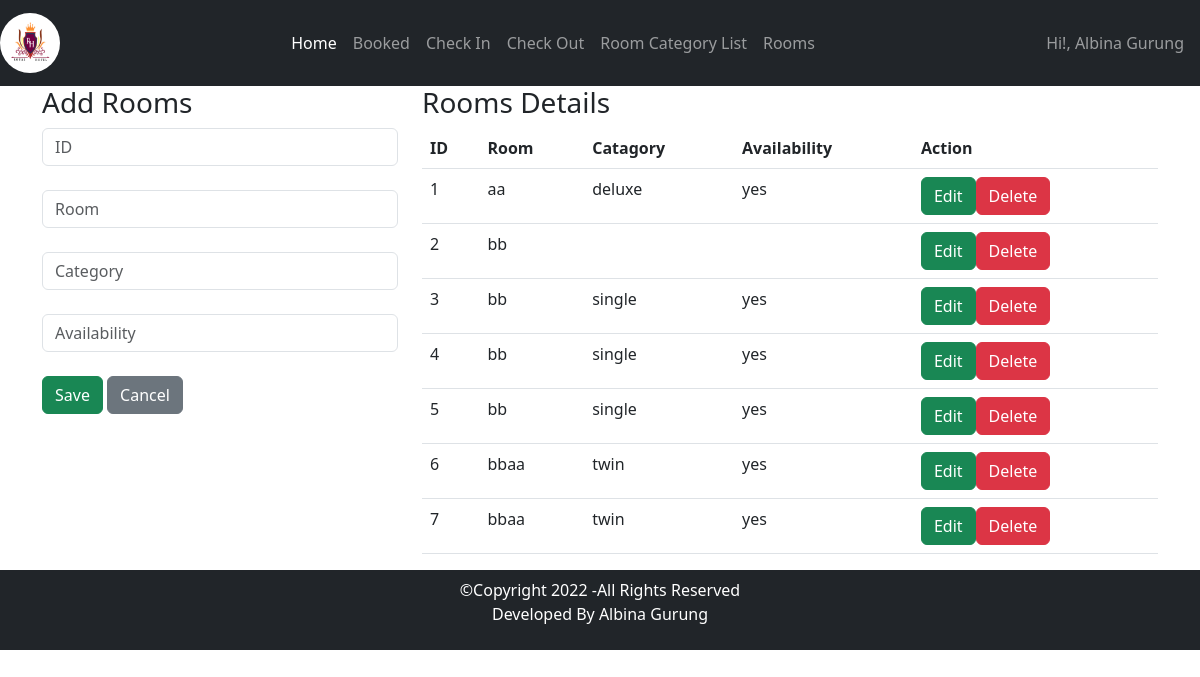
The page /Administrator/AdminDashboard/Rooms.php (signed in) on the database as committed earlier.
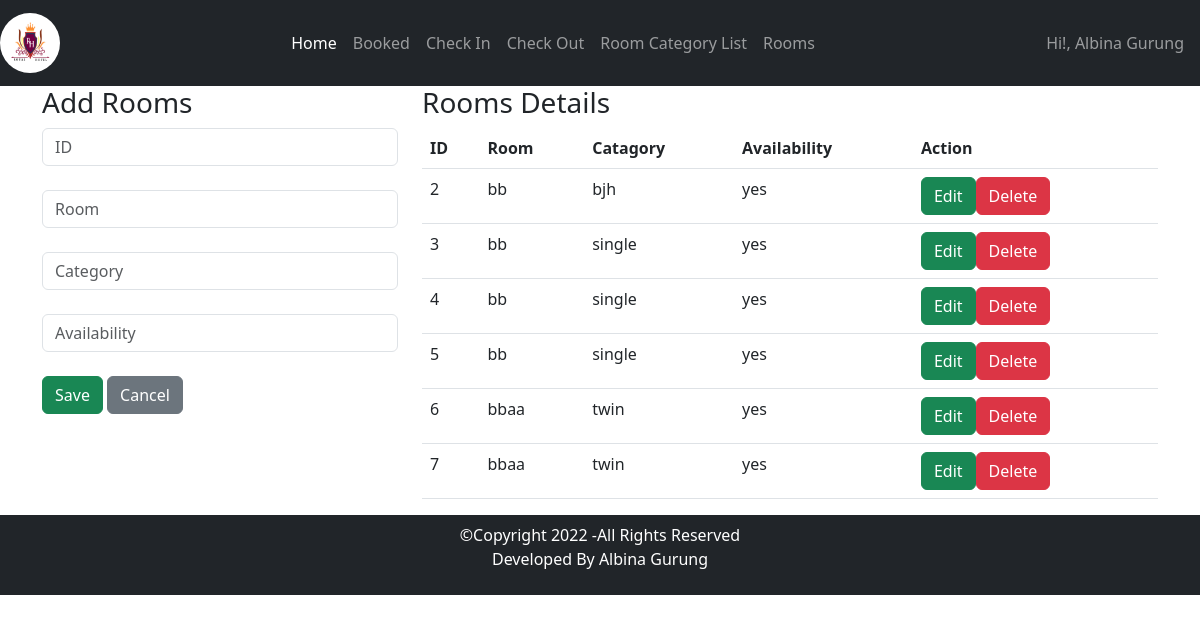
The same page on the database as committed later.
### tables this page shows
CREATE TABLE `rooms` (
  `ID` int(10) NOT NULL,
  `Room` varchar(30) NOT NULL,
  `Category` varchar(30) NOT NULL,
  `Availability` varchar(30) NOT NULL
);

### Administrator/AdminDashboard/Rooms.php (the view, shortened to what this page needs)
<?php
require_once("../include/Header.php");
require_once("../include/Navigation.php");
?>
<div class="container">
<div class="row">
    <div class="col-4">
        <h3>Add Rooms</h3>
        <form  method="POST" action="">
        <div class="form-group">
                <input type="text" name="ID" placeholder="ID" class="form-control" required/>
            </div><br>
            <div class="form-group">
                <input type="text" name="room" placeholder="Room" class="form-control" required/>
            </div><br>
            <div>
            <input type="text" name="category" placeholder="Category" class="form-control" required/>
            </div><br>
            <div>
            <input type="text" name="availability" placeholder="Availability" class="form-control" required/>
            </div><br>
            <div>
                <button type="submit" class="btn btn-success" name="save_btn">Save</button>
                <button type="submit" class="btn btn-secondary" name="cancel_btn">Cancel</button>
            </div>
        </form>
    </div>
    <div class="col-8">
        <h3>Rooms Details</h3>
    <table class="table">
  <thead>
    <tr>
      <th scope="col">ID</th>
      <th scope="col">Room</th>
      <th scope="col">Catagory</th>
      <th scope="col">Availability</th>
      <th scope="col">Action</th>
    </tr>
  </thead>
  <tbody>
    <?php
    require_once("../../connect.php");
    $FetchData=mysqli_Query($connection, "SELECT *FROM rooms") or die(mysqli_error($connection));
    $IsAnyRoomAdded = mysqli_num_rows($FetchData);
    if($IsAnyRoomAdded>0)
    {
        while($row = mysqli_fetch_assoc($FetchData))
        {
        ?>
        <tr>
        <td><?php echo $row['ID']; ?></td>
        <td><?php echo $row['Room']; ?></td>
        <td><?php echo $row['Category']; ?></td>
        <td><?php echo $row['Availability']; ?></td>
        <td><a href="/Administrator/AdminDashboard/RoomsEdit.php?id=<?= $row['ID'] ?>" class="btn btn-success"  >Edit</a><a href="" class="btn btn-danger">Delete</a></td>
       </tr>
        <?php
         }
    }
        else{
        ?>
        <tr>
        <td colspan="7"> No any election is added yet. </td>
        </tr>
        <?php
        }
         ?>
  </tbody>
</table>
</div>
</div>
</div>
<?php
require_once("../include/Footer.php");
?>

### Administrator/include/Header.php (shortened to what this page needs)
<!DOCTYPE html>
<html lang="en">
<head>
    <link rel="stylesheet" href="../../assets/css/bootstrap.min.css">
</head>

### Administrator/include/Navigation.php (shortened to what this page needs)
<div class="col-12 bg-green">
<nav class="navbar navbar-expand-lg navbar-dark bg-dark">
  <a class="navbar-brand" href="#">
    <img src="/assets/imgs/logo.jpg" class="rounded-circle" width="60" height="60" alt="">
  </a>
  <div class="collapse navbar-collapse" id="navbarSupportedContent">
    <ul class="navbar-nav ms-auto">
      <li class="nav-item">
        <a class="nav-link active" href="AdminDashboard/Home.php">Home</a>
      </li>
      <li class="nav-item">
        <a class="nav-link " href="AdminDashboard/Booked.php">Booked</a>
      </li>
      <li class="nav-item">
        <a class="nav-link " href="/Administrator/AdminDashboard/Checkedin.php">Check In</a>
      </li>
      <li class="nav-item">
        <a class="nav-link" href="AdminDashboard/Checkout.php">Check Out</a>
      </li>
      <li class="nav-item">
        <a class="nav-link" href="AdminDashboard/Roomcategorylist.php">Room Category List</a>
      </li>
      <li class="nav-item">
        <a class="nav-link" href="../AdminDashboard/Rooms.php">Rooms</a>
      </li>
    </ul>
   <ul class="navbar-nav ms-auto">
    <li class="nav-link">
      <a href="/" class="nav-link">Hi!, <?=$_SESSION['username'];?></a>
    </li>
   </ul>
  </div>
</nav>
</div>

### Administrator/include/Footer.php (shortened to what this page needs)
<div class="container-fluid bg-dark text-white py-2 text-center">
               <p>&copy;Copyright 2022 -All Rights Reserved<br />
               Developed By Albina Gurung
               </p>
            </div>
</body>
</html>

Rows that differ between the two databases and show on the page:
removed rooms: ID "1", Room "aa", Category "deluxe", Availability "yes"
changed rooms id 2: Category (not shown) → "bjh"; Availability (not shown) → "yes"
